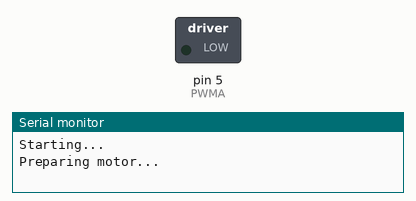
A sketch run on a simulated Arduino Uno, built with avr-gcc and run on an emulated ATmega328P. On the bench: switched loads named in the sketch (green lamp = pin HIGH), the last lines printed to the serial monitor. Pins used as bus, display or sensor lines are not drawn.

Above: at 0.1 s.
At 10.1 s:
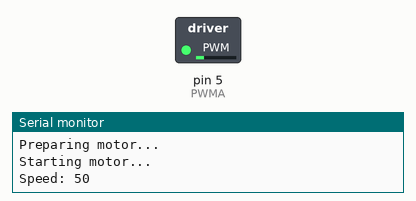
At 15.1 s:
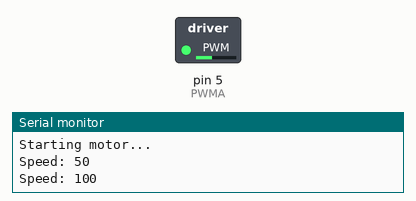
At 31.1 s:
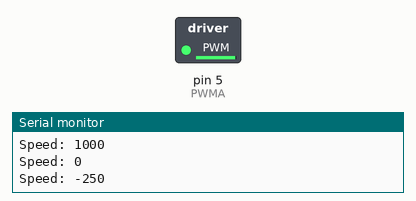
Timing chart, 0 to 32.6 s (numbered marks = the images above):
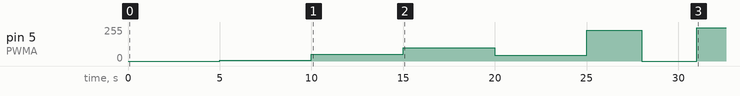

The sketch:

ESP8266_motor_simple.ino
```cpp
#include <Wire.h>

#define DIRA 0
#define PWMA 5

void setup() {
  // put your setup code here, to run once:
  Serial.begin(115200);
  Serial.println();
  Serial.println("Starting...");

  Serial.println("Preparing motor...");
  pinMode(DIRA, OUTPUT);
  pinMode(PWMA, OUTPUT);
  analogWrite(PWMA,0);
  digitalWrite(DIRA,1);
  delay(5000);
  Serial.println("Starting motor...");
  analogWrite(PWMA,5);
  delay(5000);
  Serial.println("Speed: 50");
  analogWrite(PWMA,50);
  delay(5000);
  Serial.println("Speed: 100");
  analogWrite(PWMA,100);
  delay(5000);
  Serial.println("Speed: 300");
  analogWrite(PWMA,300);
  delay(5000);
  Serial.println("Speed: 1000");
  analogWrite(PWMA,1000);
  delay(3000);
  Serial.println("Speed: 0");
  analogWrite(PWMA,0);
  delay(3000);
  digitalWrite(DIRA,0);
  Serial.println("Speed: -250");
  analogWrite(PWMA,250);
  delay(3000);
}

void loop() {
  // put your main code here, to run repeatedly:

}
```
